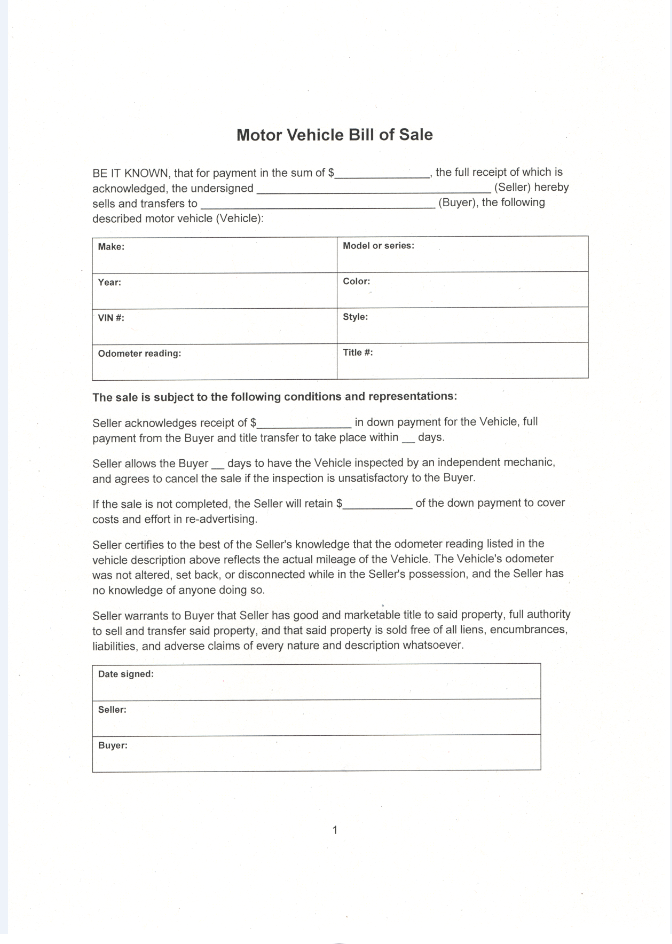
#> input picture MILESTONE1/Sample_image/input_image.png, 672 x 944 px; its folder holds only this picture in this run
$ python -i file.py   (imports and definitions only)
#> lines starting #> are read from the running program, lines starting #| are printed output that depends on the picture
#!/usr/bin/env python
# coding: utf-8

# In[1]:


import os
import pandas as pd

BASE_DIR = os.path.dirname(os.path.abspath(__file__))
base_folder = BASE_DIR

classes=['Canon','Epson','Hp']

data=[]

# [7 lines not run here, left out]

df=pd.DataFrame(data,columns=['Image','Brand'])


# In[3]:


df_suffle=df.sample(frac=1).reset_index(drop=True)
# [1 line not run here, left out]


# In[4]:


from PIL import Image

def image_analyse(path):
    img=Image.open(path)
    print("Image mode (Channel Code)",img.mode)
    print("Image_size(Pixels)",img.size)
    print("DPI", img.info.get("dpi"))

# [2 lines not run here, left out]


# In[6]:


import cv2
import numpy as np
def preprocessing_size(img,size=(224,224)):
    return cv2.resize(img,size)

def gray_scale(img):
    return cv2.cvtColor(img,cv2.COLOR_BGR2GRAY)

def normalize(img):
    return img/255.0


def load_tiff(path):
#> called with path = 'Sample_image/input_image.png'
    return np.array(Image.open(path))
#> returned value is the input picture: shape (944, 672, 4); mean R, G, B, A 248.3, 248.3, 247.4, 255


# In[7]:


def preprocessing(path):
    img=load_tiff(path)
    img=gray_scale(img)
    img=preprocessing_size(img,(224,224))
#> in preprocessing_size, `return cv2.resize(img,size)`:
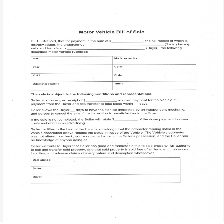
#> returned value: shape (224, 224); min 51, max 255, mean 247.9
    img=normalize(img)
    img=img.reshape(224,224,1)
    return img

>>> result = preprocessing('Sample_image/input_image.png')
